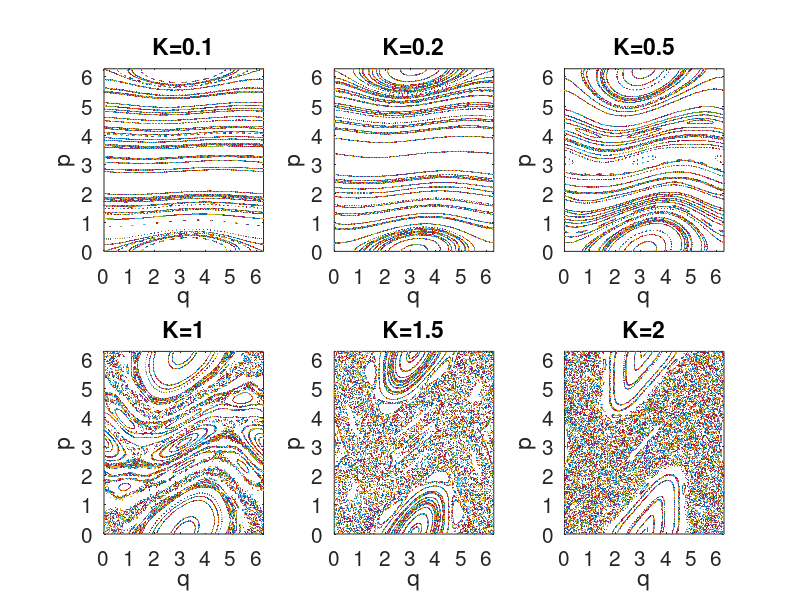

Here is the MATLAB script that generated this plot:
% Hua-sheng XIE, FSC-PKU, huashengxie@gmail.com, 2017-01-15 02:25

close all; clear; clc;
L=2*pi; N=50; Nt=400;
kk=[0.1,0.2,0.5,1.0,1.5,2.0];
h = figure('Unit','Normalized','position',...
    [0.02 0.1 0.6 0.6],'DefaultAxesFontSize',15);
for jk=1:length(kk)
    K=kk(jk);
    subplot(2,3,jk);
    q=L.*rand(N,1); p=L.*rand(N,1);
    strtitle=['K=',num2str(K)];
    % plot(q,p,'ro','MarkerSize',3);hold on;
    for j=1:Nt
    %	ptmp=p;
        p=p+K.*sin(q);
    %	q=q+ptmp;
        q=q+p;
        q=mod(q+10*L,L); p=mod(p+10*L,L);    
        plot(q,p,'.','MarkerSize',3);hold on;
        xlim([0,L]);ylim([0,L]);
    end
    xlabel('q');ylabel('p');title(strtitle);
end
print(gcf,'-dpng',['standard_mapping.png']);
